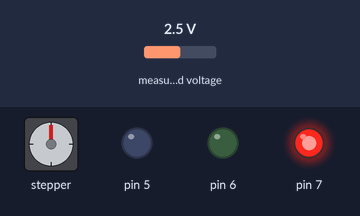
This sketch was run on a simulated Arduino Uno, built with avr-gcc and run on an emulated ATmega328P. Shown: stepper motor, output pins drawn as LEDs (lit = HIGH). Wiring (from diagram.json): stepper motor (200 steps per turn assumed): coils pin 9, pin 10, pin 8, pin 11. Wiring (inferred from the names in the program): ADS1115 converter at I2C address 0x48. The inputs (shaded band) are chosen by the test bench; at power-on: measured voltage 2.5 V. Pins used as bus, display or sensor lines are not drawn.

Above: at 3.8 s.
3.9 s: measured voltage set to 0.5 V
10.5 s: measured voltage set to 0.2 V
At 13.8 s:
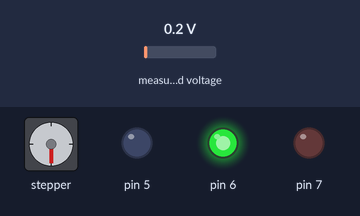
18.2 s: measured voltage set to 1.2 V
At 22.6 s:
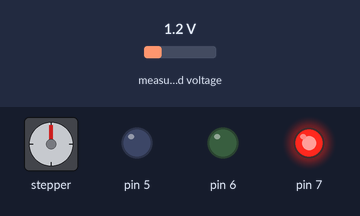
25.9 s: measured voltage set to 0.1 V
At 28.7 s:
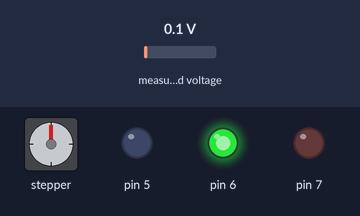
33.6 s: measured voltage set to 2.5 V
At 35.2 s:
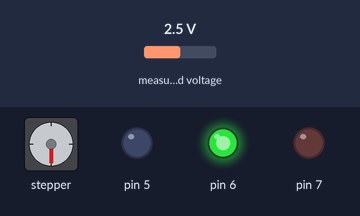
Timing chart, 0 to 42.3 s (numbered marks = the images above; inputs shaded):
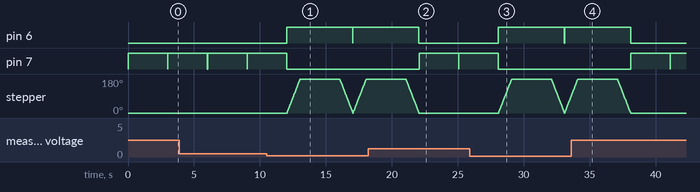

Measured:
- the behaviour switches between 0.4 and 0.3 V on measured voltage (found by bisection; images 0 and 1)
- after the input at 10.5 s, pin 6: LOW → HIGH after 1.5 s, → LOW 5.0 s later, → HIGH 0.01 s later; pin 7: goes on until 12.0 s, then stays LOW; stepper: turns 180° clockwise in 0.98 s, then 180° counter-clockwise in 0.98 s, then 180° clockwise in 0.98 s
- after the input at 18.2 s, pin 6: goes on until 22.1 s, then stays LOW; pin 7: LOW → HIGH after 3.9 s, → LOW 3.0 s later, → HIGH 0.01 s later; stepper: goes on until 22.1 s, then stays 0°
- after the input at 25.9 s, pin 6: LOW → HIGH after 2.2 s, → LOW 5.0 s later, → HIGH 0.01 s later; pin 7: goes on until 28.1 s, then stays LOW; stepper: turns 180° clockwise in 0.98 s, then 180° counter-clockwise in 0.98 s, then 90° clockwise in 0.48 s
- after the input at 33.6 s, pin 6: goes on until 38.1 s, then stays LOW; pin 7: LOW → HIGH after 4.5 s, → LOW 3.0 s later, → HIGH 0.01 s later; stepper: goes on until 38.1 s, then stays 0°
- by itself, pin 7: alternates HIGH for 3.0 s and LOW for 0.01 s

The sketch:

main.ino
```cpp
#include <Wire.h>

int estado = 0;
int passo_atual = 0;
int temperatura_adc = 0;

#define ADS1115_ADDR 0x48
#define ADS1115_REG_CONVERSION 0x00
#define ADS1115_REG_CONFIG 0x01

// AIN0 single-ended, single-shot, gain +-2.048V, 128 SPS, comparator off.
#define ADS1115_CONFIG_HI 0xC5
#define ADS1115_CONFIG_LO 0x83

// LM35 = 10 mV/C. 6016 counts on the ADS1115 (16-bit, +-2.048V) ~= 0.376 V ~= 37.6 C.
#define LIMITE 6016

void motor_passo(int p) {
  PORTB &= ~((1 << PB0) | (1 << PB1) | (1 << PB2) | (1 << PB3));

  if (p == 0) {
    PORTB |= (1 << PB1);
    PORTB |= (1 << PB2);
  }
  else if (p == 1) {
    PORTB |= (1 << PB2);
  }
  else if (p == 2) {
    PORTB |= (1 << PB0);
    PORTB |= (1 << PB2);
  }
  else if (p == 3) {
    PORTB |= (1 << PB0);
  }
  else if (p == 4) {
    PORTB |= (1 << PB0);
    PORTB |= (1 << PB3);
  }
  else if (p == 5) {
    PORTB |= (1 << PB3);
  }
  else if (p == 6) {
    PORTB |= (1 << PB1);
    PORTB |= (1 << PB3);
  }
  else if (p == 7) {
    PORTB |= (1 << PB1);
  }
}

void motor_girar(int passos) {
  int i;

  if (passos > 0) {
    for (i = 0; i < passos; i++) {
      passo_atual = passo_atual + 1;
      if (passo_atual > 7) {
        passo_atual = 0;
      }
      motor_passo(passo_atual);
      delayMicroseconds(5000);
    }
  }
  else {
    for (i = 0; i < (-passos); i++) {
      passo_atual = passo_atual - 1;
      if (passo_atual < 0) {
        passo_atual = 7;
      }
      motor_passo(passo_atual);
      delayMicroseconds(5000);
    }
  }
}

void ler_adc() {
  Wire.beginTransmission(ADS1115_ADDR);
  Wire.write(ADS1115_REG_CONFIG);
  Wire.write(ADS1115_CONFIG_HI);
  Wire.write(ADS1115_CONFIG_LO);
  Wire.endTransmission();

  delay(8);

  Wire.beginTransmission(ADS1115_ADDR);
  Wire.write(ADS1115_REG_CONVERSION);
  Wire.endTransmission();

  Wire.requestFrom(ADS1115_ADDR, 2);
  uint8_t hi = Wire.read();
  uint8_t lo = Wire.read();

  uint16_t raw = ((uint16_t)hi << 8) | (uint16_t)lo;
  temperatura_adc = (int16_t)raw;
}

void setup() {
  DDRD |= (1 << PD5);
  DDRD |= (1 << PD6);
  DDRD |= (1 << PD7);

  DDRB |= (1 << PB0);
  DDRB |= (1 << PB1);
  DDRB |= (1 << PB2);
  DDRB |= (1 << PB3);

  Wire.begin();

  motor_passo(0);

  PORTD |= (1 << PD5);
}

void loop() {
  if (estado == 0) {
    PORTD &= ~(1 << PD5);
    estado = 1;
  }
  else if (estado == 1) {
    ler_adc();

    if (temperatura_adc < LIMITE) {
      estado = 2;
    }
    else {
      estado = 3;
    }
  }
  else if (estado == 2) {
    PORTD |= (1 << PD6);

    motor_girar(200);

    delay(3000);

    motor_girar(-200);

    PORTD &= ~((1 << PD5) | (1 << PD6) | (1 << PD7));
    PORTD |= (1 << PD5);
    estado = 0;
  }
  else if (estado == 3) {
    PORTD |= (1 << PD7);

    delay(3000);

    PORTD &= ~((1 << PD5) | (1 << PD6) | (1 << PD7));
    PORTD |= (1 << PD5);
    estado = 0;
  }
}
```
